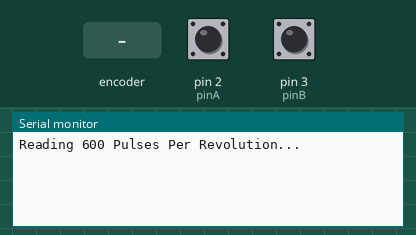
Bench run of a sketch on a simulated Arduino Uno, built with avr-gcc and run on an emulated ATmega328P. Shown: the last lines printed to the serial monitor. The inputs (shaded band) are chosen by the test bench; at power-on: pin 2 (pinA) HIGH, pin 3 (pinB) HIGH.

Above: at 1.2 s.
1.3 s: rotary encoder on pin 2 (pinA) / pin 3 (pinB) turned 1 step (first pin leading)
At 2.2 s:
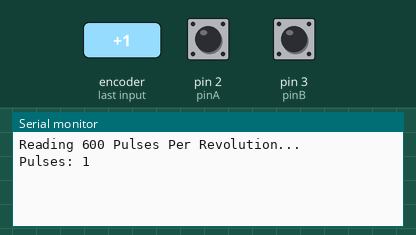
3.0 s: rotary encoder on pin 2 (pinA) / pin 3 (pinB) turned 1 step (first pin leading)
At 3.5 s:
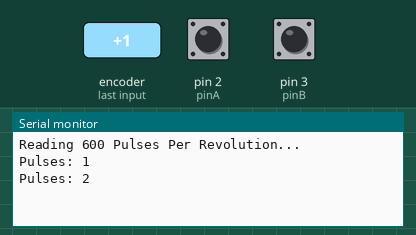

Measured:
- after the input at 1.3 s, the serial monitor: prints a new line after 0.05 s (image 1)
- after the input at 3.0 s, the serial monitor: prints a new line after 0.05 s (image 2)

The sketch:

microphonetest.ino
```cpp
// Wires: Pin A -> D2, Pin B -> D3
const int pinA = 2;
const int pinB = 3;

volatile long pulseCount = 0;

void setup() {
  pinMode(pinA, INPUT_PULLUP);
  pinMode(pinB, INPUT_PULLUP);

  Serial.begin(115200);

  // Trigger ONLY on RISING edge of Pin A to get 1:1 pulse count
  attachInterrupt(digitalPinToInterrupt(pinA), handlePulse, RISING);

  Serial.println("Reading 600 Pulses Per Revolution...");
}

void loop() {
  static long lastPrintedPulses = 0;

  if (pulseCount != lastPrintedPulses) {
    Serial.print("Pulses: ");
    Serial.println(pulseCount);

    lastPrintedPulses = pulseCount;
  }
}

// Simple ISR to count pulses and determine direction
void handlePulse() {
  // Check Pin B when Pin A rises to determine direction
  if (digitalRead(pinB) == LOW) {
    pulseCount++;
  } else {
    pulseCount--;
  }
}
```
